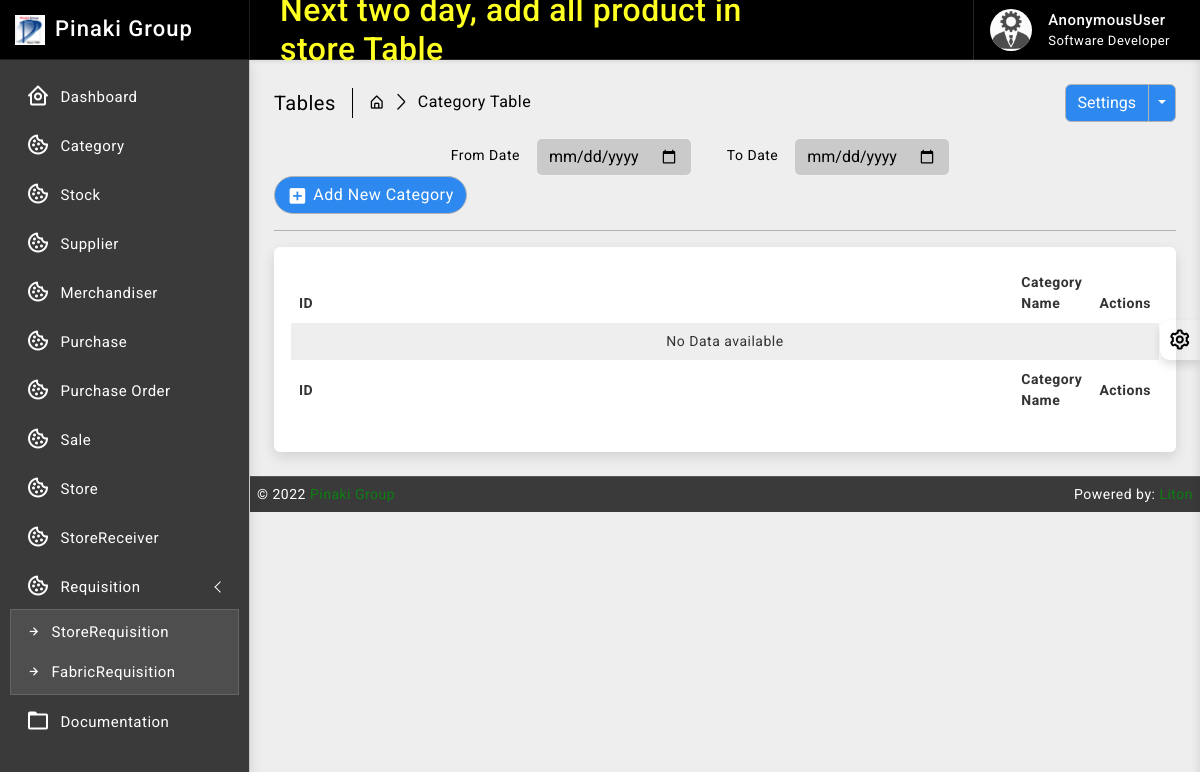
The app's page /category/, older data.
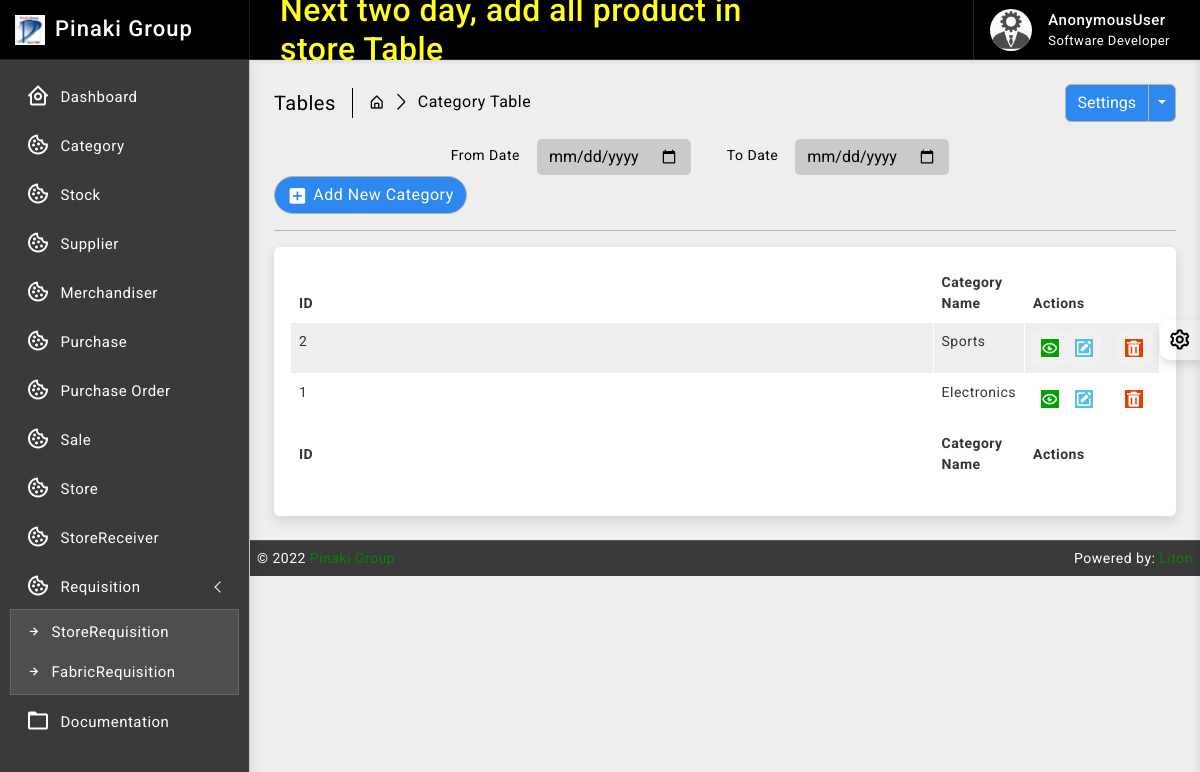
The same page, newer data.
### category/models.py (models this page shows, shortened)
class Category(models.Model):
    id = models.AutoField(primary_key=True)
    name = models.CharField(max_length=64, null=True, unique=True, blank=True)
    created_at = models.DateTimeField(auto_now_add=True, auto_now=False)
    updated_at = models.DateTimeField(auto_now_add=False, auto_now=True)

### category/views.py (the view)
# urls.py: path('', views.category_read, name='category_read'),
def category_read(request):
    category_data = Category.objects.all().order_by('-id')
    context = {
        'category_data': category_data
    }
    return render(request, 'category/read.html', context)

### templates/category/read.html (shortened to what this page needs)
{% extends 'base/base.html' %}
{% block body %}
{% load static %}
		<div class="page-wrapper">
			<div class="page-content">
				<div class="page-breadcrumb d-none d-sm-flex align-items-center mb-3">
					<div class="breadcrumb-title pe-3">Tables</div>
					<div class="ps-3">
						<nav aria-label="breadcrumb">
							<ol class="breadcrumb mb-0 p-0">
								<li class="breadcrumb-item"><a href="#"><i class="bx bx-home-alt"></i></a>
								</li>
								<li class="breadcrumb-item active" aria-current="page">Category Table</li>
							</ol>
						</nav>
					</div>
					<div class="ms-auto">
						<div class="btn-group">
							<button type="button" class="btn btn-light">Settings</button>
							<button type="button" class="btn btn-light dropdown-toggle dropdown-toggle-split" data-bs-toggle="dropdown">	<span class="visually-hidden">Toggle Dropdown</span>
							</button>
						</div>
					</div>
				</div>
				<div class="col-md-9">
					<form class="float-md-end" method="POST">
						<div class="row row-cols-md-auto g-lg-3">
							<label for="fromdate" class="col-md-2 col-form-label text-md-end">From Date</label>
							<div class="col-md-4">
								<input type="date" name= "fromdate" class="form-control" id="fromdate">
							</div>
							<label for="todate" class="col-md-2 col-form-label text-md-end">To Date</label>
							<div class="col-md-4">
								<input type="date" name= "todate" class="form-control" id="todate">
							</div>
						</div>
					</form>
				</div>
                <div class="ms-auto"><a href="/category/create/" class="btn btn-light radius-30 mt-2 mt-lg-0"><i class="bx bxs-plus-square"></i>Add New Category</a></div>
				<hr/>
				<div class="card">
					<div class="card-body">
						<div class="table-responsive">
							<table id="example2" class="table table-striped table-bordered">
								<thead>
									<tr>
										<th>ID</th>
										<th>Category Name</th>
										<th>Actions</th>
									</tr>
								</thead>
								<tbody>
									{% for data in category_data %}
									<tr>
									   <td>{{ data.id }}</td>
									   <td>{{ data.name }}</td>
									   <td class="center">
										<div class="d-flex order-actions">
											<a class="" href="#">
												<i class="fadeIn animated bx bx-show-alt"></i>
											</a>
											<a class="" href="{% url 'category_update' data.id %}">
												<i class='bx bxs-edit'></i>
											</a>
											<a class="ms-3" href="{% url 'category_delete' data.id %}" onclick="return confirm('Are you sure?');">
												<i class='bx bxs-trash'></i>
											</a>
										</div>
									   </td>
									</tr>
								 {% endfor %}
								 {% if not category_data %}
								 <tr>
									 <td colspan="10" class="text-center">No Data available</td>
								 </tr>
								 {% endif %}
								</tbody>
								<tfoot>
									<tr>
										<th>ID</th>
										<th>Category Name</th>
										<th>Actions</th>
									</tr>
								</tfoot>
							</table>
						</div>
					</div>
				</div>
			</div>
		</div>
{% endblock body %}

Row changes from the older to the newer data that the page shows:
added Category: id "2", name "Sports"
added Category: id "1", name "Electronics"
Text that changed along with them:
text no longer shown: "No Data available"
